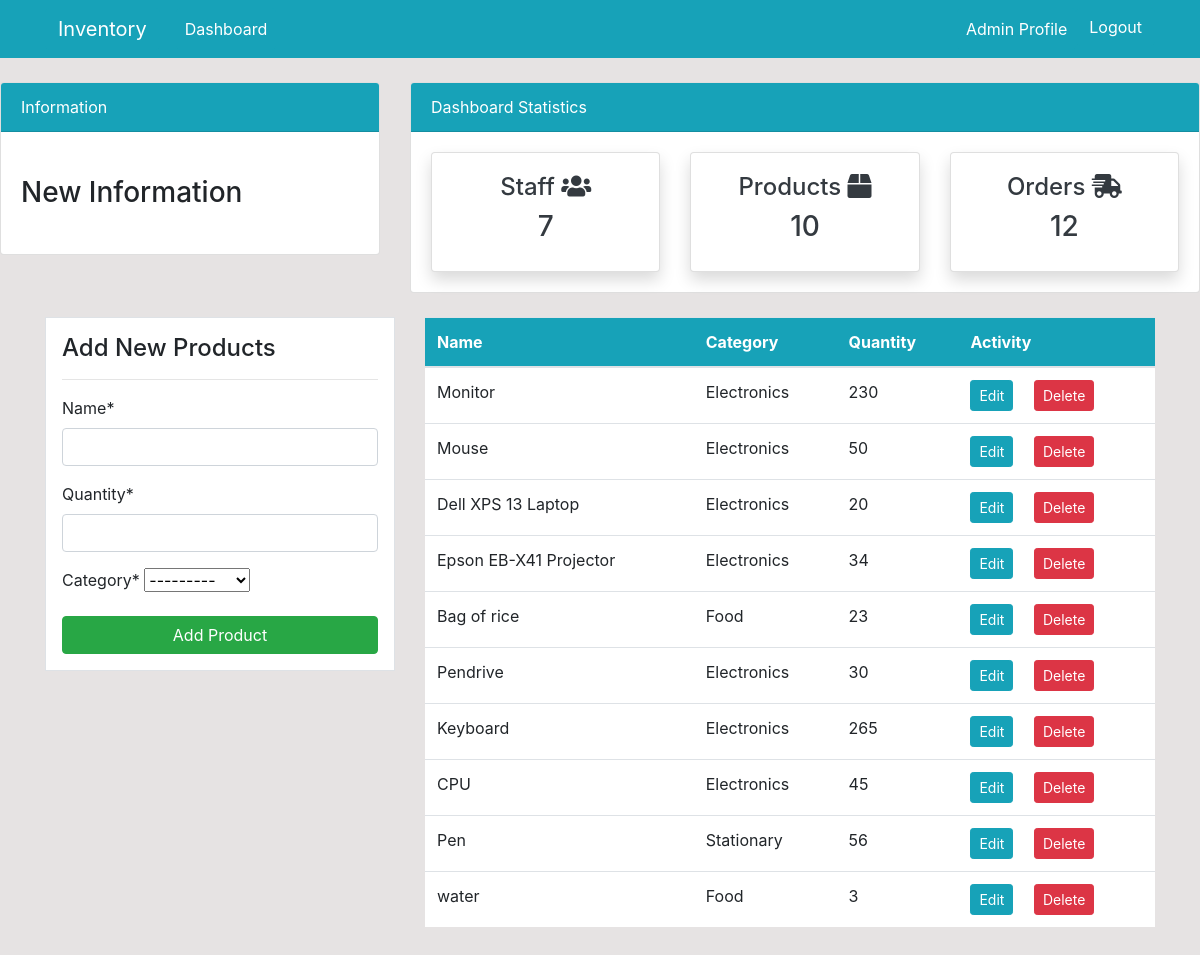
/product/ (signed in), run on the app's committed database.
### dashboard/models.py (models this page shows, shortened)
class Product(models.Model):
    name = models.CharField(max_length=100, null=True)
    quantity = models.PositiveIntegerField(null=True)
    category = models.CharField(max_length=50, choices=CATEGORY, null=True)
    class Meta:
        verbose_name_plural = 'Product'

### dashboard/views.py (the view)
# urls.py: path('product/', views.product, name = 'dashboard-products'),
@login_required
def product(request):
    items = Product.objects.all()
    product_count = items.count()
    orders_count = Order.objects.all().count()
    workers_count = User.objects.all().count()
    if request.method == 'POST':
        form = ProductForm(request.POST)
        if form.is_valid():
            form.save()
            product_name = form.cleaned_data.get('name')
            messages.success(request, f'{product_name} has been added')
            return redirect('dashboard-products')
    else:
        form = ProductForm()
    context = {
        'items': items,
        'form': form,
        'workers_count': workers_count,
        'orders_count' : orders_count,
        'product_count': product_count
    }
    return render(request, 'dashboard/product.html', context)

### dashboard/forms.py
class ProductForm(forms.ModelForm):
    class Meta:
        model = Product
        fields = '__all__'

### templates/dashboard/product.html (shortened to what this page needs)
{% extends 'partials/base.html' %}
{% load crispy_forms_tags %}
{% block content %}
{% include 'partials/topnav.html' %}
<div class = 'container'>
    <div class="row my-4">
        <div class="col-md-4">
            <div class="border bg-white p-3">
                <h4>Add New Products</h4>
                <hr>
                <form method="POST">
                    {{ form|crispy }}
                    <input class="btn btn-success btn-block" type="submit" value="Add Product">
                </form>
            </div>
        </div>
        <div class="col-md-8">
            <table class="table bg-white">
                <thead class="bg-info text-white">
                    <tr>
                        <th scope="col">Name</th>
                        <th scope="col">Category</th>
                        <th scope="col">Quantity</th>
                        <th scope="col">Activity</th>
                    </tr>
                </thead>
                <tbody>
                    {% for item in items %}
                    <tr>
                        <td>{{ item.name }}</td>
                        <td>{{ item.category }}</td>
                        <td>{{ item.quantity }}</td>
                        <td>
                            <a class="btn btn-info btn-sm mr-2" href="{% url 'dashboard-product-update' item.id %}">Edit</a>
                            <a class="btn btn-danger btn-sm ml-2" href="{% url 'dashboard-product-delete' item.id %}">Delete</a>
                        </td>
                    </tr>
                    {% endfor %}
                </tbody>
            </table>
        </div>
    </div>
</div>
{% endblock %}

### templates/partials/nav.html (shortened to what this page needs)
<nav class="navbar navbar-expand-lg navbar-info bg-info">
    <div class="container">
        {% if user.is_authenticated %}
        <a class="navbar-brand btn btn-info text-white" href="{% url 'dashboard-index' %}">Inventory</a>
        <div class="collapse navbar-collapse" id="navbarSupportedContent">
            <ul class="navbar-nav mr-auto">
                <li class="nav-item">
                    <a class="nav-link btn btn-info text-white" href="{% url 'dashboard-index' %}">Dashboard</a>
                </li>
            </ul>
            <ul class="navbar-nav ml-auto">
                <li class="nav-item">
                    <a class="nav-link btn btn-info text-white" href="{% url 'user-profile' %}">{{ user.username }} Profile</a>
                </li>
                <li class="nav-item">
                    <form method="post" action="{% url 'user-logout' %}" style="display: inline;">
                        <button type="submit" class="btn btn-info text-white">Logout</button>
                    </form>
                </li>
            </ul>
        </div>
        {% endif %}
    </div>
</nav>

### static/style.css (style rules this page uses)
body { background: rgb(230, 227, 227); }

### data on the page
Product: name "Monitor", category "Electronics", quantity "230"
Product: name "Mouse", category "Electronics", quantity "50"
Product: name "Dell XPS 13 Laptop", category "Electronics", quantity "20"
Product: name "Epson EB-X41 Projector", category "Electronics", quantity "34"
Product: name "Bag of rice", category "Food", quantity "23"
Product: name "Pendrive", category "Electronics", quantity "30"
Product: name "Keyboard", category "Electronics", quantity "265"
Product: name "CPU", category "Electronics", quantity "45"
Product: name "Pen", category "Stationary", quantity "56"
Product: name "water", category "Food", quantity "3"

### other printed values
{{ user.username }} "Admin"
{{ workers_count }} "7"
{{ product_count }} "10"
{{ orders_count }} "12"
